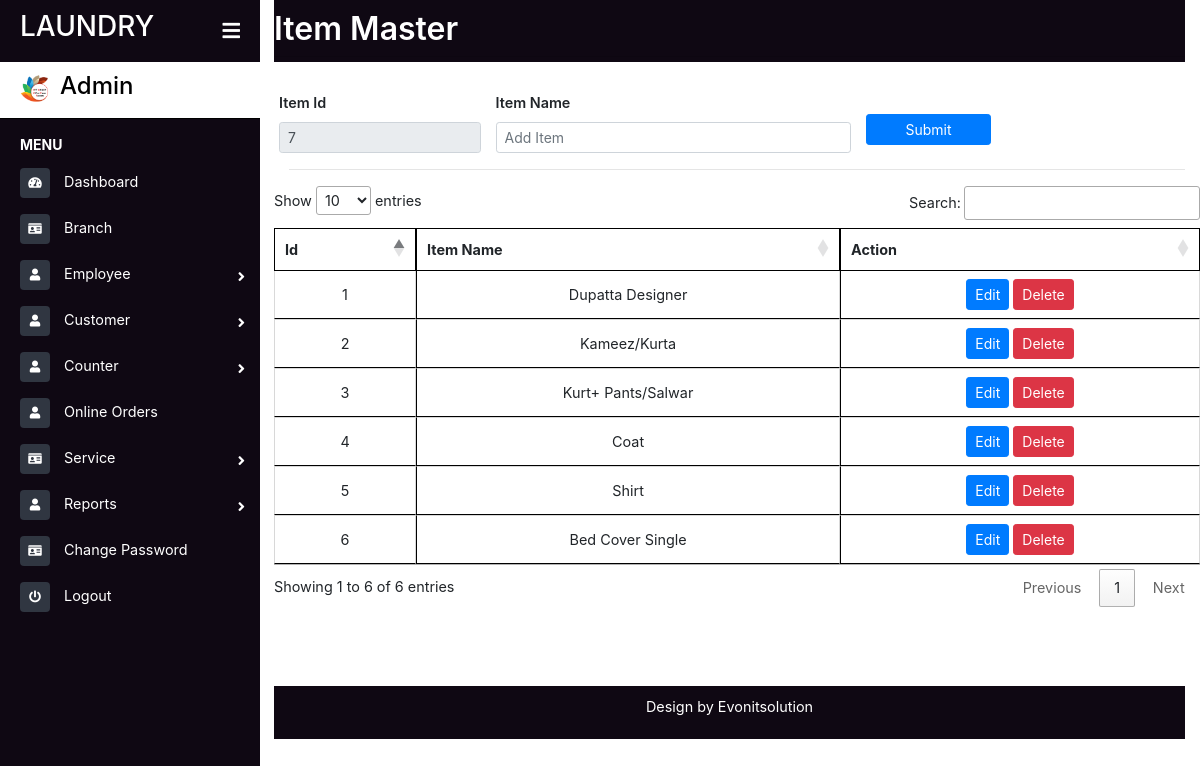
The page /items.php on the database its author committed.
### tables this page shows
CREATE TABLE `item` (
  `id` bigint(10) NOT NULL,
  `sid` bigint(10) NOT NULL,
  `cate` varchar(10) NOT NULL,
  `iname` varchar(100) NOT NULL,
  `p_unit` double NOT NULL,
  `pkg` double NOT NULL,
  `service` varchar(20) NOT NULL,
  `img` varchar(50) NOT NULL
);

### items.php (the view, shortened to what this page needs)
<?php include("sidebar.php");
include("connect.php");
$update='true'; $unit=''; $kg=''; $iname=''; $title=''; $cate='';
?>
<div class="page-content container-fluid">
    <div class="footer">
        <div class="d-flex justify-content-between">
             <h2 class="" style=" font-weight: 600">Item Master</h2>
        </div>
        <hr style="margin: 0px;">
    </div>
</div>
                <?php
                    $id = 0;
                    $sql = "SELECT max(id) FROM item";
                    $retval = mysqli_query($conn, $sql );
                    while($row = mysqli_fetch_assoc($retval)) {
                        $id=$row['max(id)'];
                        $id++;
                    }
                ?>
<main class="page-content">
    <div class="container">
        <form action="item_submit.php" method="post" enctype="multipart/form-data">
            <div class="row mt-2">
                <div class="group-form col-md-3">
                    <label class="form_label" for="company_name">Item Id</label>
                    <input type="text" name="id" value="<?php echo $id; ?>" class="form-control form-control-sm" id="id" readonly required>
                </div>
                <div class="group-form col-md-5">
                    <label class="form_label" for="company_name">Item Name</label>
                    <input type="text" name="item" id="item" value="<?php echo $iname; ?>" class="form-control form-control-sm" placeholder="Add Item" required>
                </div>
                <div class="group-form col-md-2">
                <?php
                    if($update=='true')
                    { ?>
                        <button type="submit" name="postSubmit" class="btn btn-sm btn-primary col-md-12">Submit</button>
                    <?php
                    }
                ?>
                </div>
            </div>
        </form>
        <hr />
    </div>
        <div class="table-responsive" style="overflow-y:scroll; height:500px; width:80% margin-left: 100px;">
            <table id="example" class="cell-border" style="width:100%">
                <thead>
                    <tr class="text-center">
                        <th>Id</th>
                        <th>Item Name</th>
                        <th>Action</th>
                    </tr>
                </thead>
                <tbody id="mytable">
                    <?php
                        $qry="select * from item";
                        $exc=mysqli_query($conn,$qry);
                        while($row=mysqli_fetch_array($exc))
                        {
                        ?>
                                <tr class="text-center">
                                    <td><?php echo $row['id'] ?></td>
                                    <td><?php echo $row['iname'] ?></td>
                                    <td class="text-center">
                                    <a href="items.php?edit=<?php echo $row['id']?>"><button class="btn btn-sm btn-primary">Edit</button> </a>
                                    <a onclick="del(<?php echo $row['id']; ?>)"><button class="btn btn-sm btn-danger deletebutton" type="button">Delete</button></a></td>
                                </tr>
                        <?php
                            }
                    ?>
            </tbody>
            </table>
        </div>
</main>
<?php include("footer.php"); ?>

### assets/css/style1.css (style rules this page uses)
* { margin: 0px; padding: 0px; }
body { font-size: 0.9rem; background-color: #ffffff; }
.page-wrapper .sidebar-wrapper, .sidebar-wrapper .sidebar-brand > a, .sidebar-wrapper .sidebar-dropdown > a:after, .sidebar-wrapper .sidebar-menu .sidebar-dropdown .sidebar-submenu li a:before, .sidebar-wrapper ul li a i, .page-wrapper .page-content, .sidebar-wrapper .sidebar-search input.search-menu, .sidebar-wrapper .sidebar-search .input-group-text, .sidebar-wrapper .sidebar-menu ul li a, #show-sidebar, #close-sidebar { -webkit-transition: all 0.3s ease; -moz-transition: all 0.3s ease; -ms-transition: all 0.3s ease; -o-transition: all 0.3s ease; transition: all 0.3s ease; }
@media screen and (min-width: 768px) { .page-wrapper.toggled .page-content { padding-left: 274px; } }
.footer { text-align: center; background: #0f0813; color: #fff; padding: 10px 0px 5px 0px; }

### assets/css/foms.css (style rules this page uses)
.form_label { font-weight: 600; }
.group-form { margin:0px -5px 0px -10px; }
table.dataTable.cell-border thead th { border: 1px solid black; }
table.dataTable.cell-border tbody td { border: 1px solid black; }
table.dataTable.cell-border tbody tr td:first-child { border-left: 1px solid black; }
table.dataTable.no-footer { border-bottom: 1px solid white; }
.container { margin-top:30px; }

### rows shown on the page
item: id "1", iname "Dupatta Designer"
item: id "2", iname "Kameez/Kurta"
item: id "3", iname "Kurt+ Pants/Salwar"
item: id "4", iname "Coat"
item: id "5", iname "Shirt"
item: id "6", iname "Bed Cover Single"
